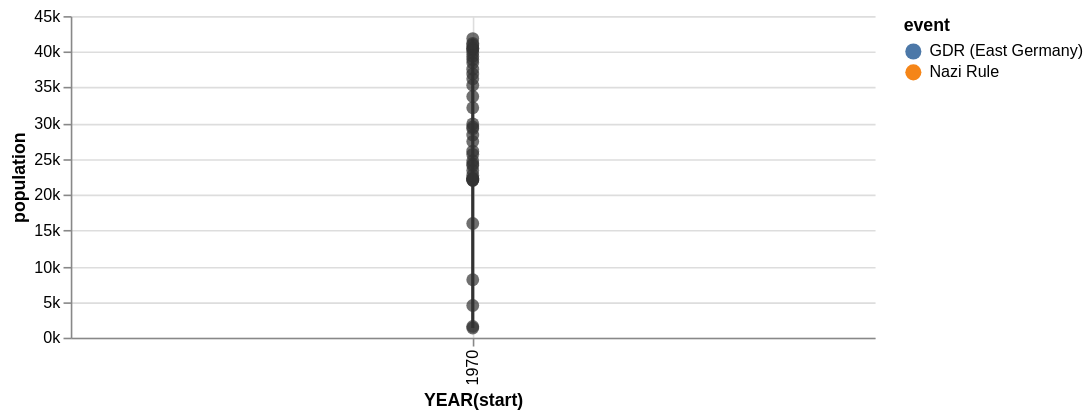

Specify this chart in Vega-Lite:
### Vega specification from a JSON file in a GitHub repository (floating-point values rounded to 4 significant figures)
{"$schema": "http://vega.github.io/schema/vega/v3.0.json", "description": "The population of the German city of Falkensee over time", "autosize": "pad", "padding": 5, "data": [{"name": "source_0", "values": [{"year": 1875, "population": 1309}, {"year": 1890, "population": 1558}, {"year": 1910, "population": 4512}, {"year": 1925, "population": 8180}, {"year": 1933, "population": 15915}, {"year": 1939, "population": 24824}, {"year": 1946, "population": 28275}, {"year": 1950, "population": 29189}, {"year": 1964, "population": 29881}, {"year": 1971, "population": 26007}, {"year": 1981, "population": 24029}, {"year": 1985, "population": 23340}, {"year": 1989, "population": 22307}, {"year": 1990, "population": 22087}, {"year": 1991, "population": 22139}, {"year": 1992, "population": 22105}, {"year": 1993, "population": 22242}, {"year": 1994, "population": 22801}, {"year": 1995, "population": 24273}, {"year": 1996, "population": 25640}, {"year": 1997, "population": 27393}, {"year": 1998, "population": 29505}, {"year": 1999, "population": 32124}, {"year": 2000, "population": 33791}, {"year": 2001, "population": 35297}, {"year": 2002, "population": 36179}, {"year": 2003, "population": 36829}, {"year": 2004, "population": 37493}, {"year": 2005, "population": 38376}, {"year": 2006, "population": 39008}, {"year": 2007, "population": 39366}, {"year": 2008, "population": 39821}, {"year": 2009, "population": 40179}, {"year": 2010, "population": 40511}, {"year": 2011, "population": 40465}, {"year": 2012, "population": 40905}, {"year": 2013, "population": 41258}, {"year": 2014, "population": 41777}], "format": {"type": "json"}}, {"name": "data_0", "source": "source_0", "transform": [{"type": "formula", "expr": "toDate(datum[\"year\"])", "as": "year"}, {"type": "formula", "expr": "toNumber(datum[\"population\"])", "as": "population"}, {"type": "filter", "expr": "datum[\"year\"] !== null && !isNaN(datum[\"year\"]) && datum[\"population\"] !== null && !isNaN(datum[\"population\"])"}, {"type": "formula", "as": "year_year", "expr": "datetime(year(datum[\"year\"]), 0, 1, 0, 0, 0, 0)"}, {"type": "collect", "sort": {"field": "year_year", "order": "descending"}}]}, {"name": "data_1", "source": "source_0", "transform": [{"type": "formula", "expr": "toDate(datum[\"year\"])", "as": "year"}, {"type": "formula", "expr": "toNumber(datum[\"population\"])", "as": "population"}, {"type": "filter", "expr": "datum[\"year\"] !== null && !isNaN(datum[\"year\"]) && datum[\"population\"] !== null && !isNaN(datum[\"population\"])"}, {"type": "formula", "as": "year_year", "expr": "datetime(year(datum[\"year\"]), 0, 1, 0, 0, 0, 0)"}]}, {"name": "source_1", "values": [{"start": 1933, "end": 1945, "event": "Nazi Rule"}, {"start": 1948, "end": 1989, "event": "GDR (East Germany)"}], "format": {"type": "json", "parse": {"start": "date", "end": "date"}}, "transform": [{"type": "filter", "expr": "datum[\"start\"] !== null && !isNaN(datum[\"start\"]) && datum[\"end\"] !== null && !isNaN(datum[\"end\"])"}, {"type": "formula", "as": "year_start", "expr": "datetime(year(datum[\"start\"]), 0, 1, 0, 0, 0, 0)"}, {"type": "formula", "as": "year_end", "expr": "datetime(year(datum[\"end\"]), 0, 1, 0, 0, 0, 0)"}]}], "signals": [{"name": "width", "update": "max(layer_0_width, layer_1_width)"}, {"name": "height", "update": "max(layer_0_height, layer_1_height)"}, {"name": "layer_0_width", "update": "500"}, {"name": "layer_0_height", "update": "21"}, {"name": "layer_1_width", "update": "max(layer_1_layer_0_width, layer_1_layer_1_width)"}, {"name": "layer_1_height", "update": "max(layer_1_layer_0_height, layer_1_layer_1_height)"}, {"name": "layer_1_layer_0_width", "update": "500"}, {"name": "layer_1_layer_0_height", "update": "200"}, {"name": "layer_1_layer_1_width", "update": "500"}, {"name": "layer_1_layer_1_height", "update": "200"}, {"name": "unit", "value": {}, "on": [{"events": "mousemove", "update": "group()._id ? group() : unit"}]}], "marks": [{"name": "nested_main_group", "type": "group", "encode": {"update": {"width": {"signal": "width"}, "height": {"signal": "height"}, "fill": {"value": "transparent"}}}, "marks": [{"name": "layer_0_marks", "type": "rect", "from": {"data": "source_1"}, "encode": {"update": {"x": {"scale": "x", "field": "year_start"}, "x2": {"scale": "x", "field": "year_end"}, "y": {"value": 0}, "y2": {"field": {"group": "height"}}, "fill": {"scale": "color", "field": "event"}}}, "clip": true}, {"name": "layer_1_layer_0_marks", "type": "line", "from": {"data": "data_0"}, "encode": {"update": {"x": {"scale": "x", "field": "year_year"}, "y": {"scale": "y", "field": "population"}, "stroke": {"value": "#333"}}}, "clip": true}, {"name": "layer_1_layer_1_marks", "type": "symbol", "role": "pointOverlay", "from": {"data": "data_1"}, "encode": {"update": {"x": {"scale": "x", "field": "year_year"}, "y": {"scale": "y", "field": "population"}, "fill": {"value": "#333"}, "opacity": {"value": 0.7}}}, "clip": true}]}], "scales": [{"name": "x", "type": "time", "domain": {"fields": [{"data": "source_1", "field": "year_start"}, {"data": "source_1", "field": "year_end"}, {"data": "data_0", "field": "year_year"}, {"data": "data_1", "field": "year_year"}], "sort": true}, "range": [0, 500], "round": true, "nice": "year"}, {"name": "color", "type": "ordinal", "domain": {"data": "source_1", "field": "event", "sort": true}, "range": "category"}, {"name": "y", "type": "linear", "domain": {"fields": [{"data": "data_0", "field": "population"}, {"data": "data_1", "field": "population"}], "sort": true}, "range": [200, 0], "round": true, "nice": true, "zero": true}], "axes": [{"scale": "x", "orient": "bottom", "tickCount": 5, "title": "YEAR(start)", "zindex": 1, "encode": {"labels": {"update": {"text": {"signal": "timeFormat(datum.value, '%Y')"}, "angle": {"value": 270}, "align": {"value": "right"}, "baseline": {"value": "middle"}}}}}, {"scale": "x", "domain": false, "grid": true, "labels": false, "orient": "bottom", "tickCount": 5, "ticks": false, "zindex": 0}, {"scale": "y", "format": "s", "orient": "left", "title": "population", "zindex": 1}, {"scale": "y", "domain": false, "format": "s", "grid": true, "labels": false, "orient": "left", "ticks": false, "zindex": 0, "gridScale": "x"}], "legends": [{"fill": "color", "title": "event"}]}
